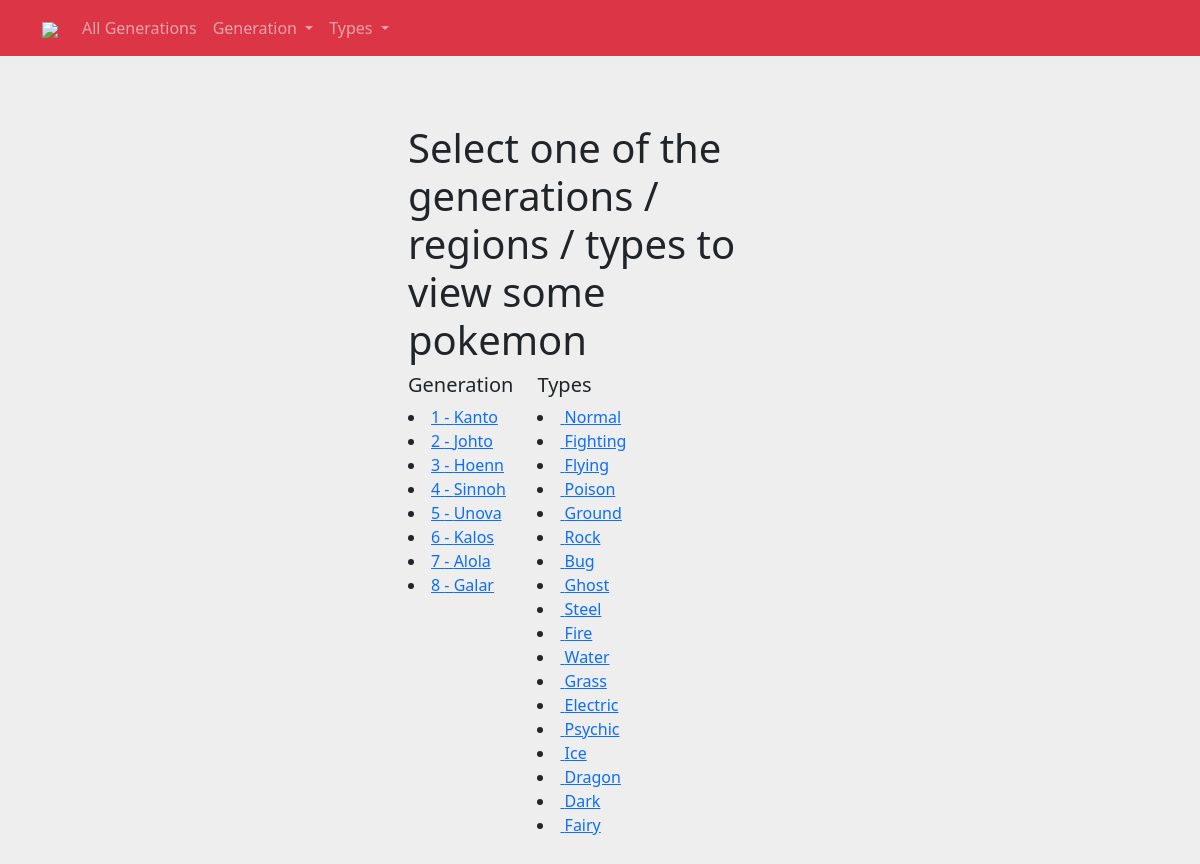
The app's page /, older data.
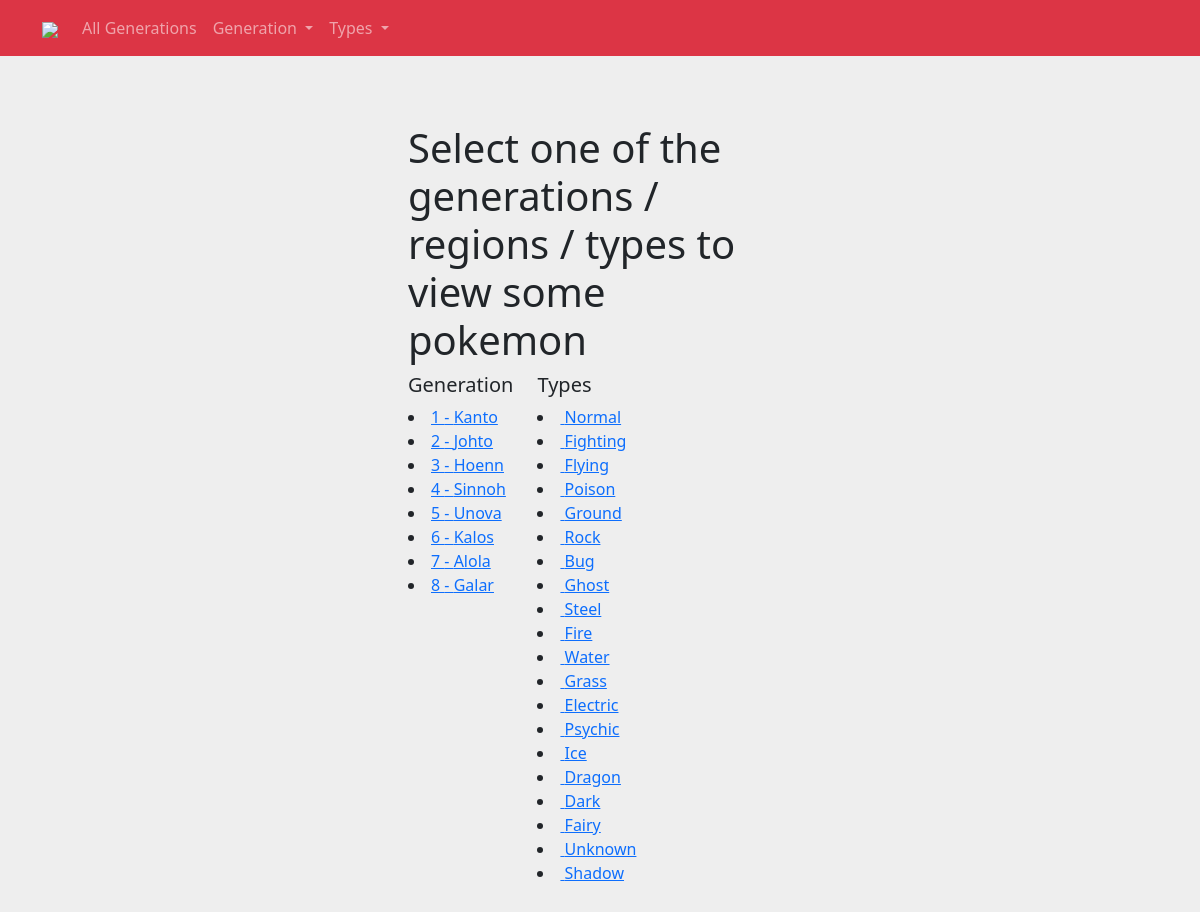
The same page, newer data.
### pokemon/models.py (models this page shows, shortened)
class Regen(models.Model):
    gen = models.IntegerField(null=True, unique=True)
    reg = models.CharField(max_length=6)

class Type(models.Model):
    type_name = models.CharField(max_length=8)
    image = models.URLField(default="")
    color = models.CharField(default="", max_length=7)

### pokemon/views.py (the view)
# urls.py: path('', views.get_home_page, name='home'),
def get_home_page(request):
    context['title'] = 'Pokedex'
    return render(request=request, template_name='home.html', context=context)

### pokemon/templates/home.html
{% extends 'base.html' %}
{% block content %}
    <br><h1>Select one of the generations / regions / types to view some pokemon</h1>
    <table>
    <tr class="row">
        <td class="col">
            <h5>Generation</h5>
            {% for gen in generation %}
                        <li>
                            <a href="/pokemon/?regen={{gen.gen}}">{{gen.gen}} -  {{gen.reg}}</a>
                        </li>
            {% endfor %}
        </td>
        <td class="col">
            <h5>Types</h5>
            {% for type in types %}
                <li><a href="/pokemon/?type_name={{type.id}}">
                &nbsp;{{type.type_name|capfirst}}
                </a></li>
            {% endfor %}
        </td>
    </tr>
    </table>
{% endblock content %}

Row changes from the older to the newer data that the page shows:
added Type: type_name "Unknown"
added Type: type_name "Shadow"
